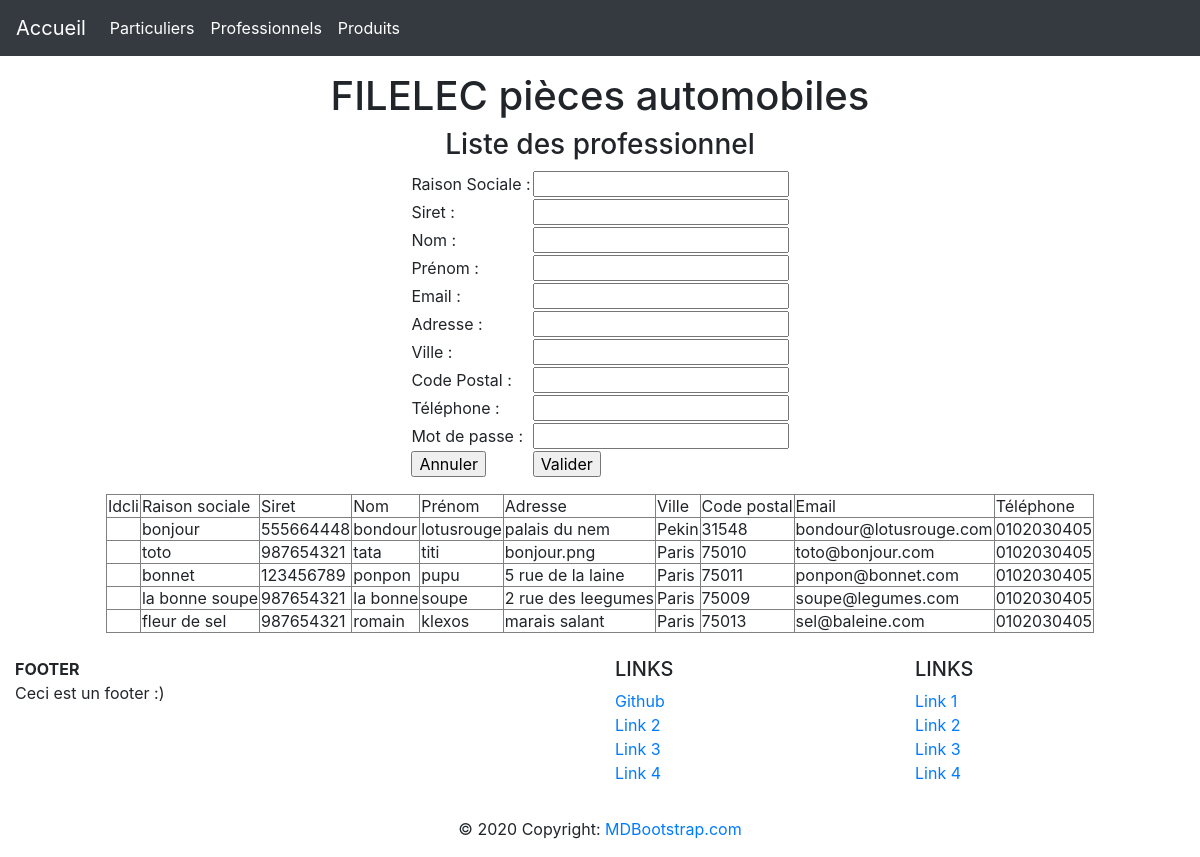
Screenshot of /index.php?page=2 (signed in) with the database file from the repository.
### tables this page shows
CREATE TABLE IF NOT EXISTS PROFESSIONNEL
(
 IDCLI INTEGER default 0,
 RAISON_SOCIALE CHAR(32) NULL  ,
 SIRET INTEGER NULL  ,
 NOM CHAR(32) NULL  ,
 PRENOM CHAR(32) NULL  ,
 ADRESSE CHAR(32) NULL  ,
 VILLE CHAR(20) NULL ,
 CODE_POSTAL CHAR(5) NULL ,
 EMAIL CHAR(32) NULL  ,
 TELEPHONE CHAR(32) NULL  ,
 MDP CHAR(32) NOT NULL 
 );

### controleur/controleur.php (called while the page is built, shortened)
<?php
include ("modele/modele.php");
class Controleur
{
	private $unModele;
	public function __construct($serveur, $bdd, $user, $mdp)
	{
		$this->unModele = new Modele ($serveur, $bdd, $user, $mdp);
	}
	public function setTable($uneTable)
	{
		$this->unModele->setTable($uneTable);
	}
	public function select_All()
	{
		return $this->unModele->select_All();
	}
}
?>

### modele/modele.php (called while the page is built, shortened)
<?php
class Modele
{
	private $pdo;
	private $table;
	public function __construct ($serveur, $bdd, $user, $mdp)
	{
		$this->pdo = null;
		try
			{
				$this->pdo = new PDO ("mysql:host=".$serveur.";dbname=".$bdd,$user,$mdp);
			}
			catch (PDOException $exp)
			{
				echo "Erreur de connexion à la bdd";
				echo $exp->getMessage ();
			}
	}
	public function setTable($uneTable)
	{
		$this->table = $uneTable;
	}
	public function select_All ()
	{
		if ($this->pdo == null)
		{
			return null;
		}
		else {
			$requete = "select * from ".$this->table.";";
			$select =$this->pdo->prepare($requete);
			$select->execute ();
			return $select->fetchAll ();
		}
	}
}
?>

### vue/vue_selectAll_professionnel.php (the view)
<table border = 1 >
	<tr><td> Idcli </td> <td>Raison sociale</td> <td>Siret</td>
		<td> Nom </td> <td> Prénom  </td> <td> Adresse </td> <td> Ville </td><td> Code postal </td><td> Email </td><td> Téléphone </td>
		</tr>
		<?php
		foreach ($lesProfessionnels as $unProfessionnel)
		{
			echo "<tr>	<td> ".$unProfessionnel['IDCLI']."</td>
			<td> ".$unProfessionnel['RAISON_SOCIALE']."</td>
			<td> ".$unProfessionnel['SIRET']."</td>
			<td> ".$unProfessionnel['NOM']."</td>
			<td> ".$unProfessionnel['PRENOM']."</td>
			<td> ".$unProfessionnel['ADRESSE']."</td>
			<td> ".$unProfessionnel['VILLE']."</td>
			<td> ".$unProfessionnel['CODE_POSTAL']."</td>
			<td> ".$unProfessionnel['EMAIL']."</td>
			<td> ".$unProfessionnel['TELEPHONE']."</td> </tr>" ;
		}
		?>
</table>

### rows the page displays
professionnel: RAISON_SOCIALE "bonjour", SIRET "555664448", NOM "bondour", PRENOM "lotusrouge", ADRESSE "palais du nem", VILLE "Pekin", CODE_POSTAL "31548", EMAIL "bondour@lotusrouge.com", TELEPHONE "0102030405"
professionnel: RAISON_SOCIALE "toto", SIRET "987654321", NOM "tata", PRENOM "titi", ADRESSE "bonjour.png", VILLE "Paris", CODE_POSTAL "75010", EMAIL "toto@bonjour.com", TELEPHONE "0102030405"
professionnel: RAISON_SOCIALE "bonnet", SIRET "123456789", NOM "ponpon", PRENOM "pupu", ADRESSE "5 rue de la laine", VILLE "Paris", CODE_POSTAL "75011", EMAIL "ponpon@bonnet.com", TELEPHONE "0102030405"
professionnel: RAISON_SOCIALE "la bonne soupe", SIRET "987654321", NOM "la bonne", PRENOM "soupe", ADRESSE "2 rue des leegumes", VILLE "Paris", CODE_POSTAL "75009", EMAIL "soupe@legumes.com", TELEPHONE "0102030405"
professionnel: RAISON_SOCIALE "fleur de sel", SIRET "987654321", NOM "romain", PRENOM "klexos", ADRESSE "marais salant", VILLE "Paris", CODE_POSTAL "75013", EMAIL "sel@baleine.com", TELEPHONE "0102030405"
